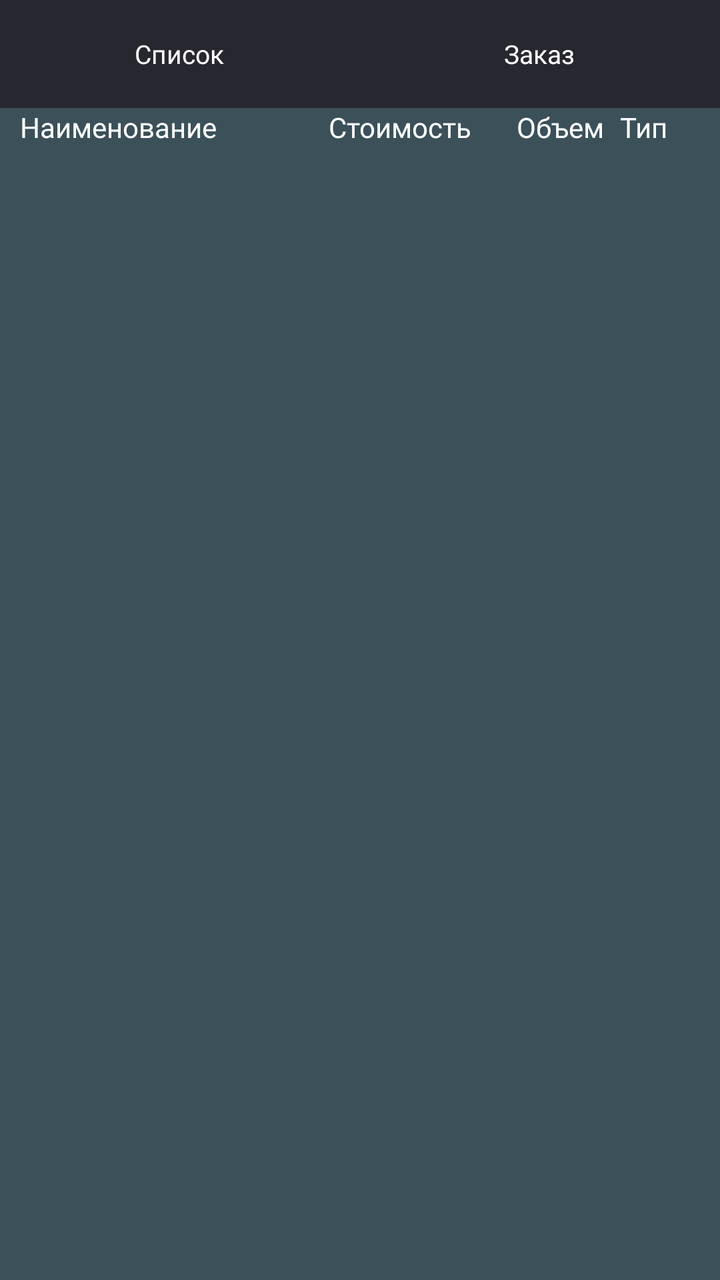
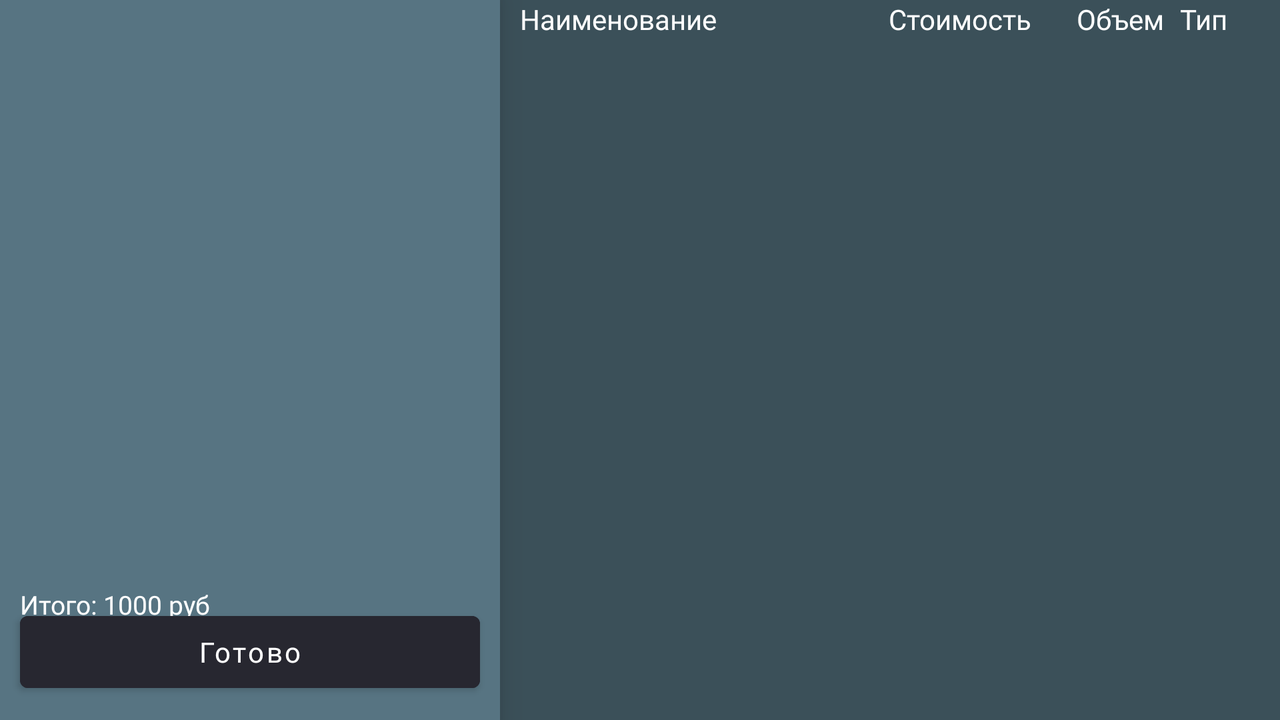

An Android layout and its configuration variant, each rendered on a device that would load it. The default file and the variant file are quoted in full after the pictures.
<!-- AndroidManifest.xml: application theme Theme.RestrauntApp -->
<!-- res/layout/activity_order.xml -->
<?xml version="1.0" encoding="utf-8"?>
<androidx.constraintlayout.widget.ConstraintLayout xmlns:android="http://schemas.android.com/apk/res/android"
    xmlns:app="http://schemas.android.com/apk/res-auto"
    xmlns:tools="http://schemas.android.com/tools"
    android:layout_width="match_parent"
    android:layout_height="match_parent"
    android:background="@color/background"
    tools:context=".ui.order.OrderActivity">


    <LinearLayout
        android:id="@+id/linearLayout3"
        android:layout_width="match_parent"
        android:layout_height="wrap_content"
        android:background="@color/borders"
        app:layout_constraintTop_toTopOf="parent">

        <RadioGroup
            android:orientation="horizontal"
            android:layout_width="match_parent"
            android:layout_height="wrap_content"
            tools:ignore="UselessParent">
            <RadioButton
                android:id="@+id/radioProduct"
                style="@style/RadioButtonStatsStyle"
                android:layout_width="match_parent"
                android:layout_height="wrap_content"
                android:layout_weight="1"
                android:text="Список" />

            <RadioButton
                android:id="@+id/radioMyOrder"
                style="@style/RadioButtonStatsStyle"
                android:layout_width="match_parent"
                android:layout_height="wrap_content"
                android:layout_weight="1"
                android:text="Заказ" />
        </RadioGroup>
    </LinearLayout>

    <LinearLayout
        android:id="@+id/linearList"
        android:layout_width="match_parent"
        android:layout_height="0dp"
        android:orientation="vertical"
        app:layout_constraintBottom_toBottomOf="parent"
        app:layout_constraintTop_toBottomOf="@+id/linearLayout3">


        <androidx.recyclerview.widget.RecyclerView
            android:id="@+id/listTab"
            android:layout_width="match_parent"
            android:layout_height="wrap_content"
            android:orientation="horizontal"
            app:layoutManager="androidx.recyclerview.widget.LinearLayoutManager"
            tools:listitem="@layout/list_tab" />
        <LinearLayout
            android:id="@+id/linearLayout"
            android:layout_width="match_parent"
            android:layout_height="wrap_content"
            android:orientation="horizontal"
            android:paddingStart="10dp"
            android:paddingEnd="10dp">

            <TextView
                android:layout_width="0dp"
                android:layout_height="wrap_content"
                android:layout_weight="1"
                android:text="Наименование" />

            <TextView
                android:layout_width="100dp"
                android:layout_height="wrap_content"
                android:gravity="center"
                android:text="Стоимость" />

            <TextView
                android:layout_width="60dp"
                android:layout_height="wrap_content"
                android:gravity="center"
                android:text="Объем" />

            <TextView
                android:layout_width="40dp"
                android:layout_height="wrap_content"
                android:text="Тип" />

        </LinearLayout>
        <androidx.recyclerview.widget.RecyclerView
            android:id="@+id/listProduct"
            android:layout_width="match_parent"
            android:layout_height="wrap_content"
            tools:listitem="@layout/list_product" />



    </LinearLayout>


    <androidx.constraintlayout.widget.ConstraintLayout
        android:id="@+id/constraintLayout"
        android:layout_width="250dp"
        android:layout_height="0dp"
        android:visibility="gone"
        android:background="@color/osn"
        android:elevation="10dp"
        android:orientation="vertical"
        app:layout_constraintBottom_toBottomOf="parent"
        app:layout_constraintEnd_toEndOf="@+id/linearList"
        app:layout_constraintTop_toBottomOf="@+id/linearLayout3">

        <androidx.recyclerview.widget.RecyclerView
            android:id="@+id/listItem"
            android:layout_width="0dp"
            android:layout_height="0dp"
            app:layout_constraintBottom_toTopOf="@+id/imgInfo"
            app:layout_constraintEnd_toEndOf="parent"
            app:layout_constraintStart_toStartOf="parent"
            app:layout_constraintTop_toTopOf="parent"
            tools:listitem="@layout/list_menu_order" />

        <TextView
            android:id="@+id/txtPrice"
            android:layout_width="wrap_content"
            android:layout_height="wrap_content"
            android:layout_marginStart="10dp"
            android:text="Итого: 1000 руб"
            android:textSize="13sp"
            app:layout_constraintBottom_toTopOf="@+id/btnDone"
            app:layout_constraintStart_toStartOf="parent"
            app:layout_constraintTop_toTopOf="@+id/imgInfo" />

        <ImageView
            android:id="@+id/imgInfo"
            android:layout_width="wrap_content"
            android:layout_height="wrap_content"
            android:src="@drawable/ic_baseline_info_24"
            app:layout_constraintBottom_toTopOf="@+id/btnDone"
            app:layout_constraintEnd_toEndOf="@+id/btnDone"
            app:tint="@color/white" />

        <Button
            android:id="@+id/btnDone"
            style="@style/ButtonStyle"
            android:layout_margin="10dp"
            android:backgroundTint="@color/borders"
            android:text="Готово"
            app:layout_constraintBottom_toBottomOf="parent"
            app:layout_constraintEnd_toEndOf="parent"
            app:layout_constraintStart_toStartOf="parent" />
    </androidx.constraintlayout.widget.ConstraintLayout>


</androidx.constraintlayout.widget.ConstraintLayout>
<!-- resources referenced by this layout -->
<resources>
  <color name="background">#3B5059</color>
  <color name="borders">#272730</color>
  <color name="osn">#577482</color>
  <color name="white">#FFFFFFFF</color>
  <style name="ButtonStyle">
          <item name="android:textAllCaps">false</item>
          <item name="android:textColor">@color/white</item>
          <item name="android:backgroundTint">@color/osn</item>
          <item name="android:layout_width">match_parent</item>
          <item name="android:layout_height">wrap_content</item>
      </style>
  <style name="RadioButtonStatsStyle">
          <item name="android:layout_margin">3dp</item>
          <item name="android:background">@drawable/radio_stats_selector</item>
          <item name="android:textColor">@color/white</item>
          <item name="android:layout_width">40dp</item>
          <item name="android:layout_height">40dp</item>
          <item name="android:textSize">13sp</item>
          <item name="android:gravity">center_horizontal|center_vertical</item>
          <item name="android:button">@android:color/transparent</item>
      </style>
  <style name="Theme.RestrauntApp" parent="Theme.MaterialComponents.Light.NoActionBar">
          <item name="colorPrimary">@color/text</item>
          <item name="colorPrimaryVariant">@color/white</item>
          <item name="colorOnPrimary">@color/white</item>
          
          <item name="colorSecondary">@color/white</item>
          <item name="colorSecondaryVariant">@color/white</item>
          <item name="colorOnSecondary">@color/white</item>
          
          <item name="android:statusBarColor">@color/borders</item>
          <item name="android:textColor">@color/white</item>
          
          <item name="otpViewStyle">@style/OtpWidget.OtpView</item>
  
          <item name="textInputStyle">@style/TextInputLayout</item>
          <item name="colorOnSurface">@color/text</item>
          <item name="colorError">@color/red</item>
          <item name="boxStrokeColor">@color/text</item>
          <item name="fontFamily">@font/gilroy</item>
      </style>
  <!-- drawable radio_stats_selector (drawable) -->
  <?xml version="1.0" encoding="utf-8"?>
  <selector xmlns:android="http://schemas.android.com/apk/res/android" >
      <item
          android:drawable="@drawable/radio_stats_not_active"
          android:state_checked="true"
          android:state_pressed="true" />
      <item
          android:drawable="@drawable/radio_stats_not_active"
          android:state_pressed="true" />
      <item
          android:drawable="@drawable/radio_stats_active"
          android:state_checked="true" />
      <item
          android:drawable="@drawable/radio_stats_not_active"/>
  </selector>
  <color name="text">#B7C0CB</color>
  <style name="OtpWidget.OtpView" parent="Widget.AppCompat.EditText">
          <item name="android:background">@null</item>
          <item name="android:minHeight">0dp</item>
          <item name="android:maxLines">1</item>
      </style>
  <style name="TextInputLayout" parent="Widget.MaterialComponents.TextInputLayout.OutlinedBox">
          <item name="android:layout_marginTop">10dp</item>
          <item name="android:layout_width">match_parent</item>
          <item name="android:layout_height">wrap_content</item>
          <item name="boxStrokeColor">@color/selector_edtbox</item>
          <item name="hintTextColor">@color/text</item>
          <item name="colorOnSurface">@color/white</item>
      </style>
  <color name="red">#F14C4C</color>
  <!-- drawable radio_stats_not_active (drawable) -->
  <?xml version="1.0" encoding="utf-8"?>
  <shape
      xmlns:android="http://schemas.android.com/apk/res/android"
      android:shape="rectangle" >
      <corners
          android:radius="2dp" />
      <solid
          android:color="@color/borders" />
  </shape>
  <!-- drawable radio_stats_active (drawable) -->
  <?xml version="1.0" encoding="utf-8"?>
  <shape
      xmlns:android="http://schemas.android.com/apk/res/android"
      android:shape="rectangle" >
  
      <stroke android:width="1dp" android:color="@color/osn"/>
      <corners android:radius="4dp"/>
  </shape>
</resources>
<!-- res/layout-land/activity_order.xml (the repository's variant of the layout above) -->
<!-- drawn on the phone turned sideways -->
<?xml version="1.0" encoding="utf-8"?>
<androidx.constraintlayout.widget.ConstraintLayout xmlns:android="http://schemas.android.com/apk/res/android"
    xmlns:app="http://schemas.android.com/apk/res-auto"
    xmlns:tools="http://schemas.android.com/tools"
    android:layout_width="match_parent"
    android:layout_height="match_parent"
    android:background="@color/background"
    tools:context=".ui.order.OrderActivity">

    <LinearLayout
        android:id="@+id/linearLayout"
        android:layout_width="0dp"
        android:paddingStart="10dp"
        android:paddingEnd="10dp"
        android:layout_height="wrap_content"
        android:orientation="horizontal"
        app:layout_constraintEnd_toEndOf="parent"
        app:layout_constraintStart_toStartOf="@+id/listTab"
        app:layout_constraintTop_toBottomOf="@+id/listTab">

        <TextView
            android:layout_width="0dp"
            android:layout_height="wrap_content"
            android:layout_weight="1"
            android:text="Наименование" />

        <TextView
            android:layout_width="100dp"
            android:layout_height="wrap_content"
            android:gravity="center"
            android:text="Стоимость" />

        <TextView
            android:layout_width="60dp"
            android:layout_height="wrap_content"
            android:gravity="center"
            android:text="Объем" />

        <TextView
            android:layout_width="40dp"
            android:layout_height="wrap_content"
            android:text="Тип" />

    </LinearLayout>

    <androidx.recyclerview.widget.RecyclerView
        android:id="@+id/listProduct"
        android:layout_width="0dp"
        android:layout_height="0dp"
        app:layout_constraintBottom_toBottomOf="parent"
        app:layout_constraintEnd_toEndOf="parent"
        app:layout_constraintStart_toEndOf="@+id/constraintLayout"
        app:layout_constraintTop_toBottomOf="@+id/linearLayout"
        tools:listitem="@layout/list_product" />


    <androidx.recyclerview.widget.RecyclerView
        android:id="@+id/listTab"
        android:layout_width="0dp"
        android:layout_height="wrap_content"
        android:orientation="horizontal"
        app:layoutManager="androidx.recyclerview.widget.LinearLayoutManager"
        app:layout_constraintEnd_toEndOf="parent"
        app:layout_constraintHorizontal_bias="0.0"
        app:layout_constraintStart_toEndOf="@+id/constraintLayout"
        app:layout_constraintTop_toTopOf="parent"
        tools:listitem="@layout/list_tab" />

    <androidx.constraintlayout.widget.ConstraintLayout
        android:id="@+id/constraintLayout"
        android:layout_width="250dp"
        android:elevation="10dp"
        android:layout_height="match_parent"
        android:background="@color/osn"
        android:orientation="vertical"
        app:layout_constraintBottom_toBottomOf="parent"
        app:layout_constraintStart_toStartOf="parent"
        app:layout_constraintTop_toTopOf="parent">

        <androidx.recyclerview.widget.RecyclerView
            android:id="@+id/listItem"
            android:layout_width="0dp"
            android:layout_height="0dp"
            app:layout_constraintBottom_toTopOf="@+id/imgInfo"
            app:layout_constraintEnd_toEndOf="parent"
            app:layout_constraintStart_toStartOf="parent"
            app:layout_constraintTop_toTopOf="parent"
            tools:listitem="@layout/list_menu_order" />

        <TextView
            android:id="@+id/txtPrice"
            android:layout_width="wrap_content"
            android:layout_height="wrap_content"
            android:layout_marginStart="10dp"
            android:text="Итого: 1000 руб"
            android:textSize="13sp"
            app:layout_constraintBottom_toTopOf="@+id/btnDone"
            app:layout_constraintStart_toStartOf="parent"
            app:layout_constraintTop_toTopOf="@+id/imgInfo" />

        <ImageView
            android:id="@+id/imgInfo"
            android:layout_width="wrap_content"
            android:layout_height="wrap_content"
            android:src="@drawable/ic_baseline_info_24"
            app:layout_constraintBottom_toTopOf="@+id/btnDone"
            app:layout_constraintEnd_toEndOf="@+id/btnDone"
            app:tint="@color/white" />

        <Button
            android:id="@+id/btnDone"
            style="@style/ButtonStyle"
            android:layout_margin="10dp"
            android:backgroundTint="@color/borders"
            android:text="Готово"
            app:layout_constraintBottom_toBottomOf="parent"
            app:layout_constraintEnd_toEndOf="parent"
            app:layout_constraintStart_toStartOf="parent" />
    </androidx.constraintlayout.widget.ConstraintLayout>



</androidx.constraintlayout.widget.ConstraintLayout>
<!-- resources referenced by the variant -->
<!-- as the phone turned sideways resolves them -->
<resources>
  <color name="background">#3B5059</color>
  <color name="borders">#272730</color>
  <color name="osn">#577482</color>
  <color name="white">#FFFFFFFF</color>
  <style name="ButtonStyle">
          <item name="android:textAllCaps">false</item>
          <item name="android:textColor">@color/white</item>
          <item name="android:backgroundTint">@color/osn</item>
          <item name="android:layout_width">match_parent</item>
          <item name="android:layout_height">wrap_content</item>
      </style>
  <style name="Theme.RestrauntApp" parent="Theme.MaterialComponents.Light.NoActionBar">
          <item name="colorPrimary">@color/text</item>
          <item name="colorPrimaryVariant">@color/white</item>
          <item name="colorOnPrimary">@color/white</item>
          
          <item name="colorSecondary">@color/white</item>
          <item name="colorSecondaryVariant">@color/white</item>
          <item name="colorOnSecondary">@color/white</item>
          
          <item name="android:statusBarColor">@color/borders</item>
          <item name="android:textColor">@color/white</item>
          
          <item name="otpViewStyle">@style/OtpWidget.OtpView</item>
  
          <item name="textInputStyle">@style/TextInputLayout</item>
          <item name="colorOnSurface">@color/text</item>
          <item name="colorError">@color/red</item>
          <item name="boxStrokeColor">@color/text</item>
          <item name="fontFamily">@font/gilroy</item>
      </style>
  <color name="text">#B7C0CB</color>
  <style name="OtpWidget.OtpView" parent="Widget.AppCompat.EditText">
          <item name="android:background">@null</item>
          <item name="android:minHeight">0dp</item>
          <item name="android:maxLines">1</item>
      </style>
  <style name="TextInputLayout" parent="Widget.MaterialComponents.TextInputLayout.OutlinedBox">
          <item name="android:layout_marginTop">10dp</item>
          <item name="android:layout_width">match_parent</item>
          <item name="android:layout_height">wrap_content</item>
          <item name="boxStrokeColor">@color/selector_edtbox</item>
          <item name="hintTextColor">@color/text</item>
          <item name="colorOnSurface">@color/white</item>
      </style>
  <color name="red">#F14C4C</color>
</resources>
